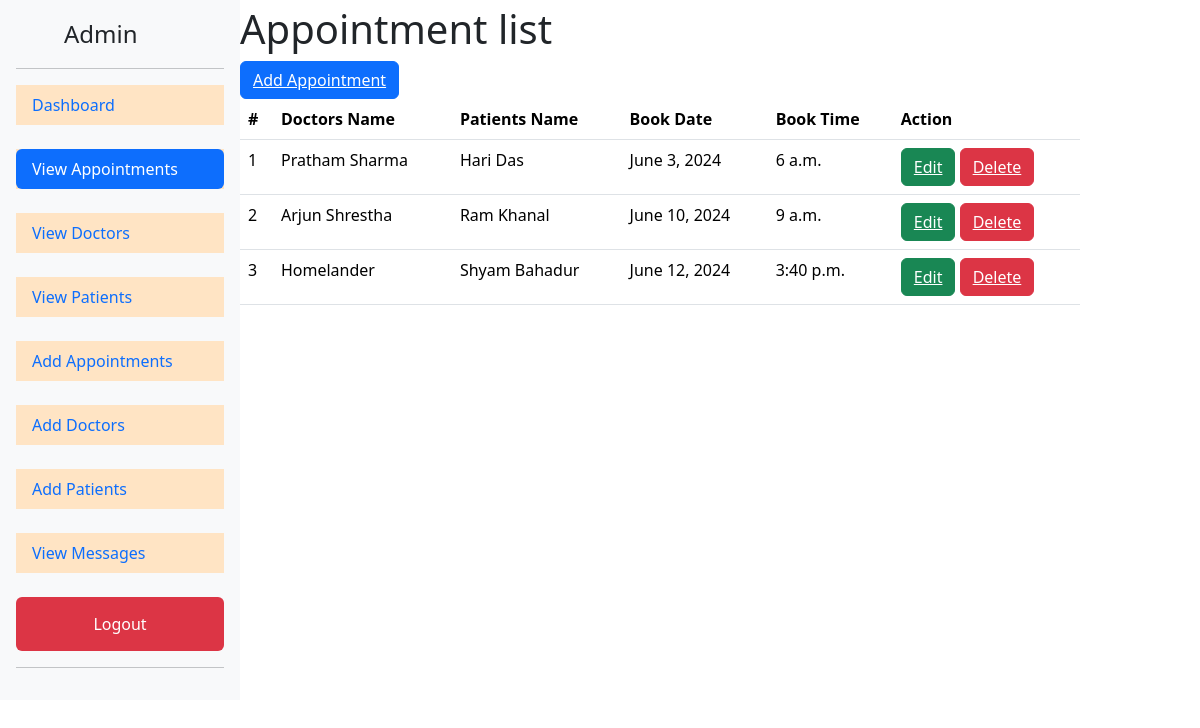
Page /viewappoint (signed in) on the earlier database version.
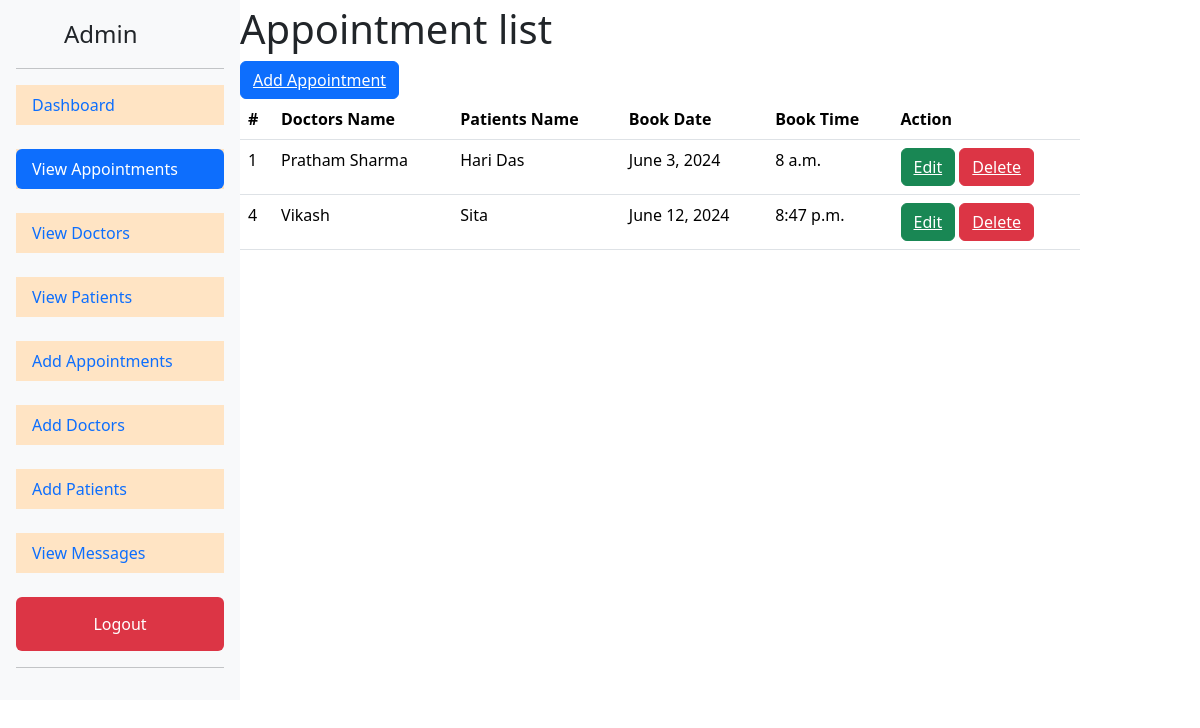
Same page on the later database version.
### Hospital/models.py (models this page shows, shortened)
class Appointment(models.Model):
    Doctor = models.ForeignKey(Doctor,on_delete=models.CASCADE)
    Patient = models.ForeignKey(Patient,on_delete=models.CASCADE)
    Book_date = models.DateField()
    Book_time = models.TimeField()

class Doctor(models.Model):
    Doctor_name = models.CharField(max_length=100)
    Contact_no = models.IntegerField()
    Speciality = models.CharField(max_length=100)

class Patient(models.Model):
    Patient_name = models.CharField(max_length=100)
    Gender_Choices = (('Male','male'),('Female','female'),('Others','others'))
    Gender = models.CharField(max_length=100,choices=Gender_Choices,default='Male')
    Address = models.CharField(max_length=100)

### Hospital/views.py (the view)
# urls.py: path('viewappoint',viewappoint,name='viewappoint'),
@login_required(login_url="adlogin")
def viewappoint(request):
    myapp = Appointment.objects.all()
    return render(request,'viewappoint.html',{'apps':myapp})

### templates/viewappoint.html
{% extends "baseadmin.html" %}
{% block content %}
<h1>Appointment list</h1>
    <button class="btn btn-primary"><a href="{% url 'addappoint' %}" class="text-white">Add Appointment</a></button>
    <table class="table">
        <thead class="thead-dark">
          <tr>
            <th scope="col">#</th>
            <th scope="col">Doctors Name</th>
            <th scope="col">Patients Name</th>
            <th scope="col">Book Date</th>
            <th scope="col">Book Time</th>
            <th scope="col">Action</th>
          </tr>
        </thead>
        <tbody>
            {% for d in apps %}
            <tr>
                <td>{{d.id}}</td>
                <td>{{d.Doctor.Doctor_name}}</td>
                <td>{{d.Patient.Patient_name}}</td>
                <td>{{d.Book_date}}</td>
                <td>{{d.Book_time}}</td>
                <td><button class="btn btn-success"><a class="text-white" href="{% url "editappoint" d.id %}">Edit</a></button> <button class="btn btn-danger"><a href="{% url "delappoint" d.id %} " class="text-white">Delete</a></button></td>
            </tr>
            {% endfor %}
        </tbody>
      </table>
{% endblock content %}

### templates/baseadmin.html (shortened to what this page needs)
<!DOCTYPE html>
<html lang="en">
<head>
    <link href="https://cdn.jsdelivr.net/npm/bootstrap@5.3.3/dist/css/bootstrap.min.css" rel="stylesheet">
</head>
<body style="display: flex;">
<header style="width: 20%; height: 80vh;">
    <div class="d-flex flex-column flex-shrink-0 p-3 bg-light" style="width: 100%;">
        <a href="/" class="d-flex align-items-center mb-3 mb-md-0 me-md-auto link-dark text-decoration-none">
          <svg class="bi me-2" width="40" height="32"><use xlink:href="#bootstrap"/></svg>
          <span class="fs-4">Admin</span>
        </a>
        <hr>
        <ul class="nav nav-pills flex-column mb-auto gap-4">
          <li class="nav-item" style="background-color: bisque;">
            <a href="{% url "admindash" %}" class="nav-link  {% if request.path == '/admindash' %} active {% endif %} " aria-current="page">
              Dashboard
            </a>
          </li>
          <li class="nav-item" style="background-color: bisque;">
            <a href="{% url "viewappoint" %}" class="nav-link {% if request.path == '/viewappoint' %} active {% endif %} " aria-current="page">
              View Appointments
            </a>
          </li>
          <li class="nav-item" style="background-color: bisque;">
            <a href="{% url "viewdoctor" %}" class="nav-link {% if request.path == '/viewdoctor' %} active {% endif %} " aria-current="page">
              View Doctors
            </a>
          </li>
          <li class="nav-item" style="background-color: bisque;">
            <a href="{% url "viewpatient" %}" class="nav-link {% if request.path == '/viewpatient' %} active {% endif %} " aria-current="page">
              View Patients
            </a>
          </li>
          <li class="nav-item" style="background-color: bisque;">
            <a href="{% url "addappoint" %}" class="nav-link {% if request.path == '/addappoint' %} active {% endif %} " aria-current="page">
              Add Appointments
            </a>
          </li>
          <li class="nav-item" style="background-color: bisque;">
            <a href="{% url "adddoctor" %}" class="nav-link {% if request.path == '/adddoctor' %} active {% endif %} " aria-current="page">
              Add Doctors
            </a>
          </li>
          <li class="nav-item" style="background-color: bisque;">
            <a href="{% url "addpatient" %}" class="nav-link  {% if request.path == '/addpatient' %} active {% endif %} " aria-current="page">
              Add Patients
            </a>
          </li>
          <li class="nav-item" style="background-color: bisque;">
            <a href="{% url "viewmsg" %}" class="nav-link  {% if request.path == '/viewmsg' %} active {% endif %} " aria-current="page">
              View Messages
            </a>
          </li>
          <button class="nav-item btn bg-danger"><a href="{% url "logout" %}" class=" text-white nav-link">Logout</a></button>
        </ul>
        <hr>
  </header>
  <main style="margin-top: 5px; width: 70%;">
        {% block content %}
        {% endblock content %}
  </main>
</body>
</html>

Differences in the rows shown:
removed Appointment: id "2", Doctor.Doctor_name "Arjun Shrestha", Patient.Patient_name "Ram Khanal", Book_date "June 10, 2024", Book_time "9 a.m."
removed Appointment: id "3", Doctor.Doctor_name "Homelander", Patient.Patient_name "Shyam Bahadur", Book_date "June 12, 2024", Book_time "3:40 p.m."
changed Appointment "June 3, 2024": Book_time "6 a.m." → "8 a.m."
added Appointment: id "4", Doctor.Doctor_name "Vikash", Patient.Patient_name "Sita", Book_date "June 12, 2024", Book_time "8:47 p.m."
